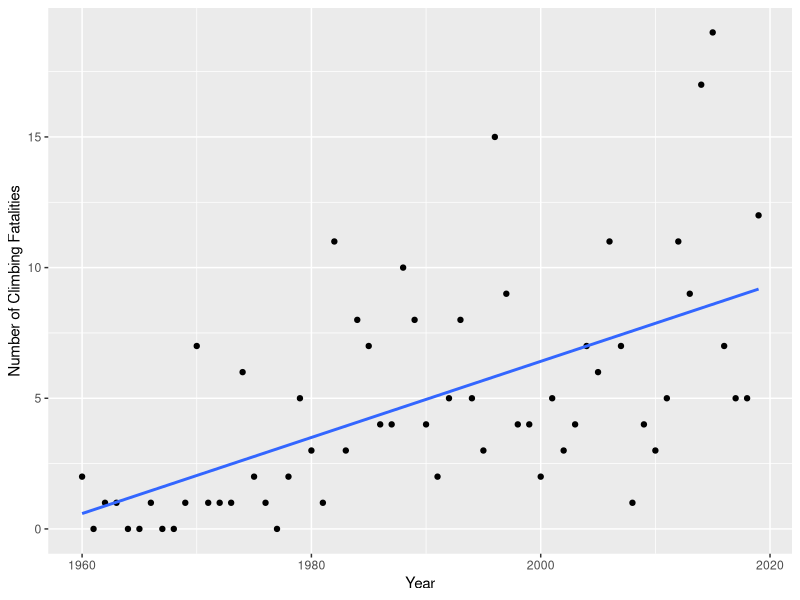
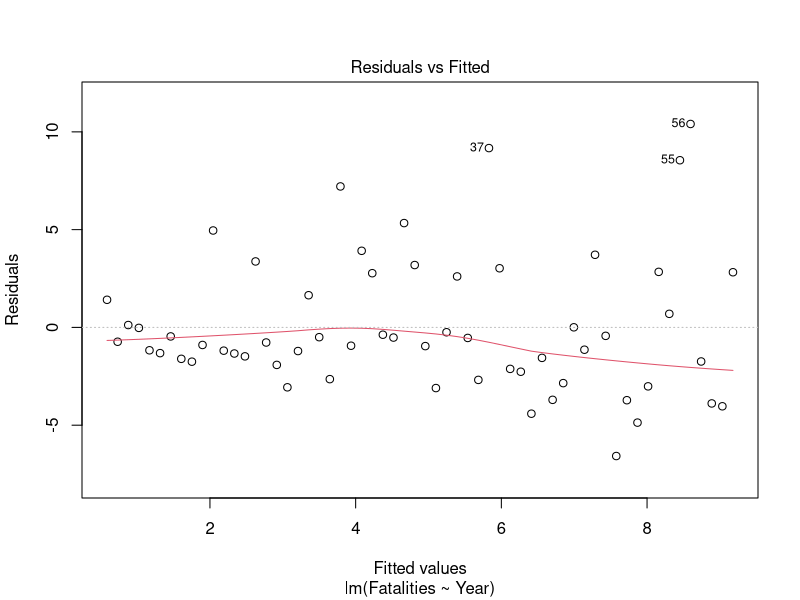
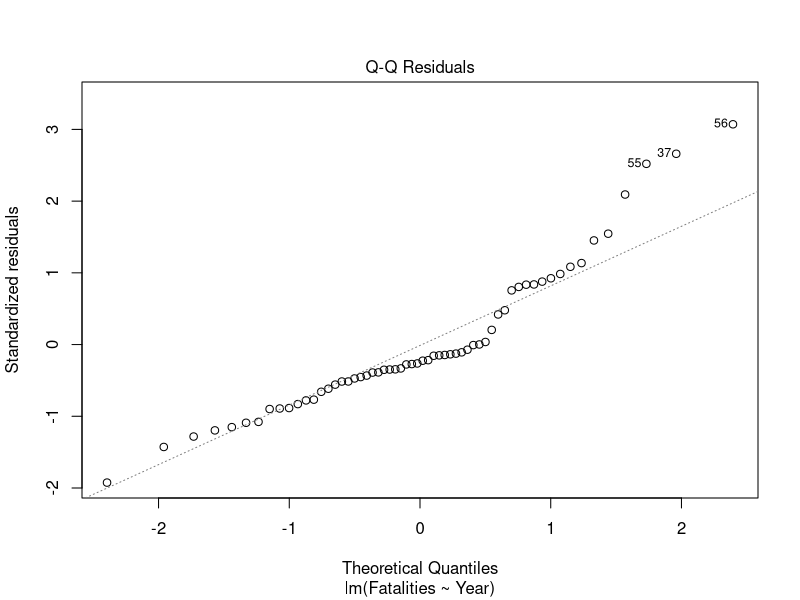
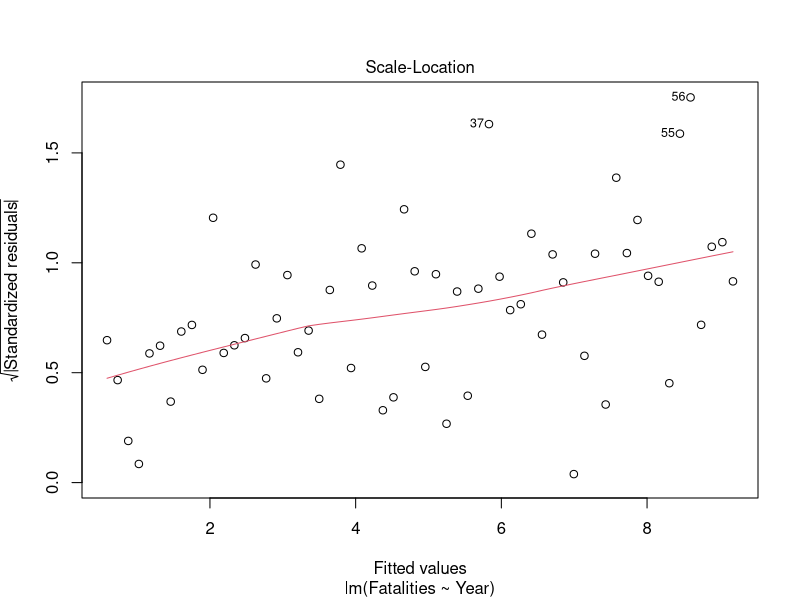
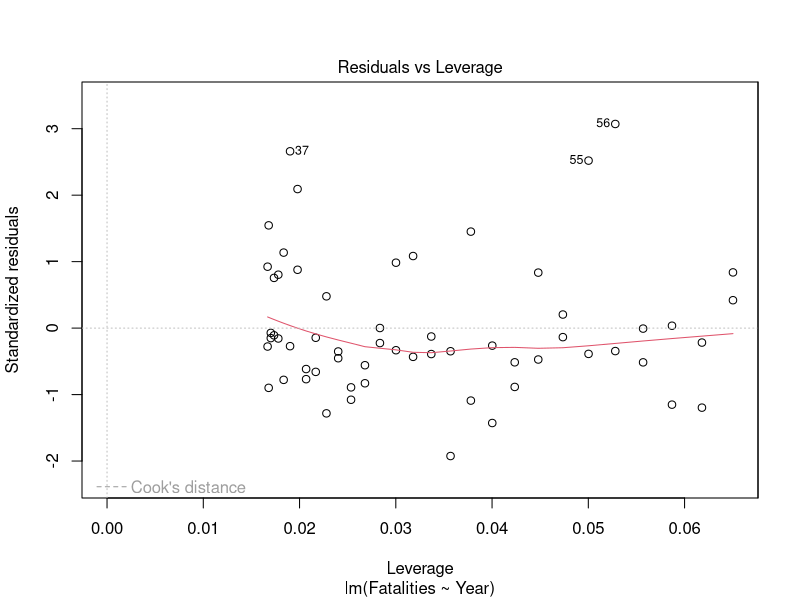
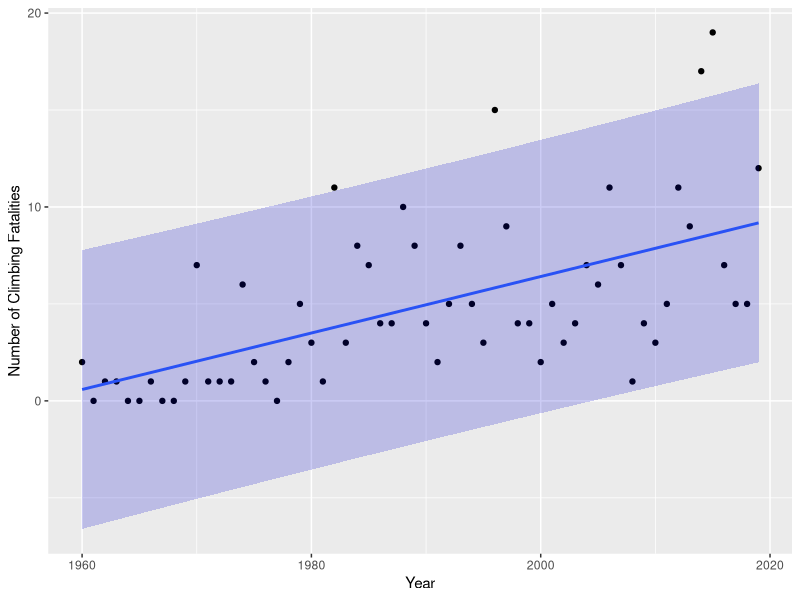
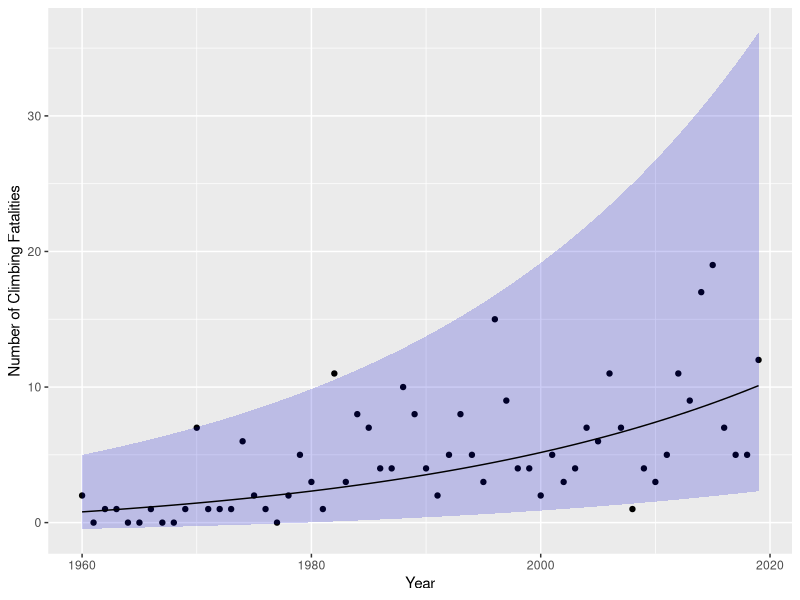
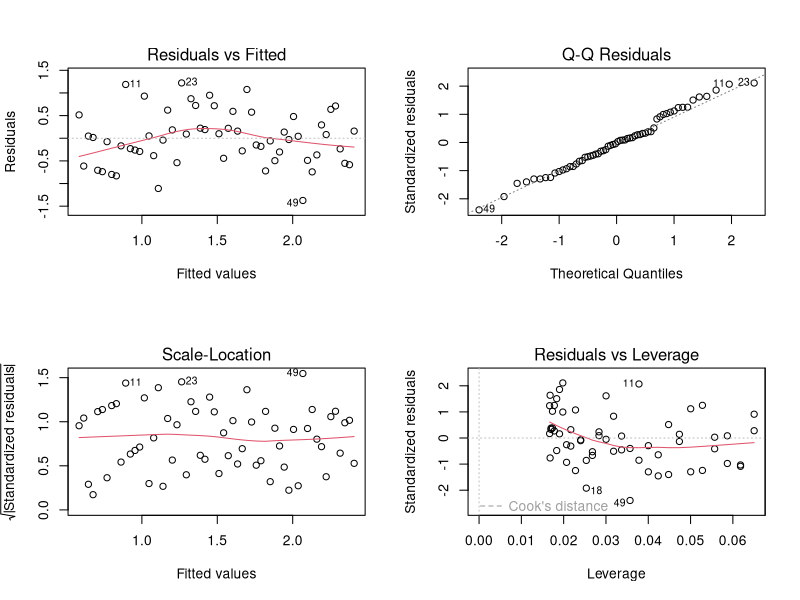

The R source for these figures, in order:
## ---- chunk 1
library(knitr)
opts_chunk$set(dev=c("png", "pdf"))
opts_chunk$set(fig.height=6, fig.width=7, fig.path="Figures/", fig.alt="unlabelled")
opts_chunk$set(comment="", fig.align="center", tidy=TRUE)
options(knitr.kable.NA = '')
library(tidyverse)
library(broom)
## ---- chunk 2
Everest = read.csv("../../data/Everest.csv", header=TRUE)
head(Everest)
tail(Everest)
## ---- chunk 3
library(ggplot2)
ggplot(Everest, mapping = aes(x=Year, y=Fatalities)) + geom_point() +
geom_smooth(method = "lm", se=FALSE  ) +
ylab("Number of Climbing Fatalities") + xlab("Year") 
## ---- chunk 4
Everest.lm1 = lm(Fatalities~ Year, data=Everest)
plot(Everest.lm1)
## ---- chunk 5
newx <- seq(min(Everest$Year), max(Everest$Year), by=1)
pred_interval <- predict(Everest.lm1, newdata=data.frame(Year=newx), interval="prediction", level = 0.95)
pred_interval <- as.data.frame(cbind(pred_interval,Everest))
ggplot(pred_interval, mapping = aes(x=Year, y=Fatalities)) + geom_point() + geom_smooth(method = "lm", se=FALSE) + geom_ribbon(  aes(ymin = lwr, ymax = upr), fill = "medium blue", alpha = 0.2) + ylab("Number of Climbing Fatalities") + xlab("Year")
## ---- chunk 6
Everest.lm2= lm(log(Fatalities+1) ~  Year , data=Everest)
pred_interval <-    exp(predict(Everest.lm2, newdata=data.frame(Year=newx), interval="prediction", level = 0.95) ) -1 
pred_interval <- as.data.frame(cbind(pred_interval,Everest))
ggplot(pred_interval, mapping = aes(x=Year, y=Fatalities)) + geom_point()   + geom_ribbon(  aes(ymin = lwr, ymax = upr), fill = "medium blue", alpha = 0.2) + ylab("Number of Climbing Fatalities") + xlab("Year")+ geom_line(aes(y=fit)  )
## ---- chunk 7
Everest.lm2= lm(log(Fatalities+1) ~  Year , data=Everest)
par(mfrow=c(2,2))
plot(Everest.lm2)
